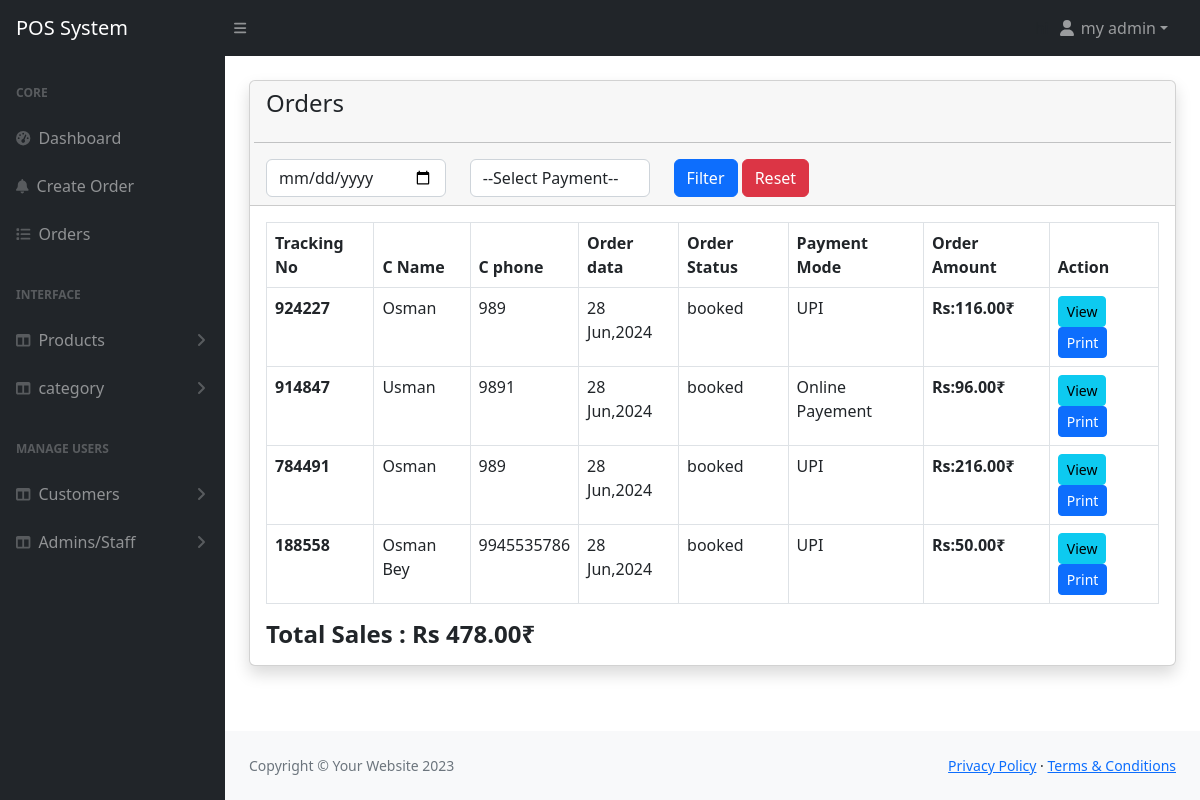
Screenshot of /admin/orders.php (signed in) with the database file from the repository.
### tables this page shows
CREATE TABLE `orders` (
  `id` int(11) NOT NULL,
  `customer_id` int(11) NOT NULL,
  `tracking_no` varchar(100) NOT NULL,
  `invoice_no` varchar(100) NOT NULL,
  `total_amount` varchar(100) NOT NULL,
  `order_date` date NOT NULL,
  `order_status` varchar(100) DEFAULT NULL,
  `payment_mode` varchar(100) NOT NULL COMMENT 'cash or online',
  `order_placed_by_id` int(11) NOT NULL
);

CREATE TABLE `customers` (
  `id` int(11) NOT NULL,
  `name` varchar(255) NOT NULL,
  `email` varchar(255) DEFAULT NULL,
  `phone` varchar(255) DEFAULT NULL,
  `status` tinyint(1) NOT NULL DEFAULT 0 COMMENT '0=visible 1=hidden',
  `created_at` date NOT NULL DEFAULT current_timestamp()
);

### admin/orders.php (the view, shortened to what this page needs)
<?php include('assets/includes/header.php');?>
<div class="container-fluid px-4">
  <div class="card mt-4 shadow">
    <div class="card-header">
          <div class="row">
            <div class="col-md-4">
            <h4 class="mb-0">Orders</h4><br>
            </div>
            <hr>
            <div class="col-md-8">
              <form action="" method="GET">
                 <div class="row">
                  <div class="col-md-4">
                    <input type="date"
                    class="form-control"
                    name="date" value="<?=isset($_GET['date']) == true ? $_GET['date']:'' ?>";
                    />
                  </div>
                  <div class="col-md-4">
                    <select name="payment_status" class="form-control">
                      <option value=""
                      >--Select Payment--</option>
                    </select>
                  </div>
                  <div class="col-md-4">
                    <button class="btn btn-primary">Filter</button>
                    <a href="orders.php" class="btn btn-danger">Reset</a>
                  </div>
                 </div>
              </form>
            </div>
          </div>
    </div>
    <div class="card-body">
        <?php
        if(isset($_GET['date'])||isset($_GET['payment_status'])){
          $orderDate =validate($_GET['date']);
          $payment_status =validate($_GET['payment_status']);
          if($orderDate!=''&& $payment_status=='' ){
            $query=" SELECT o.*, c.* FROM orders o , customers c
             WHERE c.id=o.customer_id AND o.order_date='$orderDate'  ORDER BY o.id DESC";
          }elseif($orderDate == ''&& $payment_status!=''){
            $query=" SELECT o.*, c.* FROM orders o , customers c
             WHERE c.id=o.customer_id AND o.payment_mode='$payment_status' ORDER BY o.id DESC";
          }elseif($orderDate != ''&& $payment_status!=''){
            $query=" SELECT o.*, c.* FROM orders o , customers c
             WHERE c.id=o.customer_id AND o.order_date='$orderDate' AND o.payment_mode='$payment_status' ORDER BY o.id DESC";
          }else{
            $query=" SELECT o.*, c.* FROM orders o , customers c
          WHERE c.id=o.customer_id ORDER BY o.id DESC";
          }
        }else{
          $query=" SELECT o.*, c.* FROM orders o , customers c
          WHERE c.id=o.customer_id ORDER BY o.id DESC";
        }
        $total=0;
         $orders=mysqli_query($conn,$query);
         if($orders){
            if(mysqli_num_rows($orders)>0)
              {
                ?>
                <table class="table table-stripped table-bordered align-items-center justify-content-center">
                    <thead>
                        <tr>
                            <th>Tracking No</th>
                            <th>C Name</th>
                            <th>C phone</th>
                            <th>Order data</th>
                            <th>Order Status</th>
                            <th>Payment Mode</th>
                            <th>Order Amount</th>
                            <th>Action</th>
                        </tr>
                    </thead>
                    <tbody>
                        <?php foreach($orders as $item): ?>
                            <tr>
                                <td class="fw-bold"> <?= $item['tracking_no']; ?></td>
                                <td > <?= $item['name']; ?></td>
                                <td > <?= $item['phone']; ?></td>
                                <td > <?= date('d M,Y',strtotime($item['order_date'])) ;?></td>
                                <td > <?= $item['order_status'];?></td>
                                <td > <?= $item['payment_mode'];?></td>
                                <td  class="fw-bold" > Rs:<?= $item['total_amount']; number_format($total+=$item['total_amount'],0);?>.00₹</td>
                                <td >
                                    <a href="orders-view.php?track=<?= $item['tracking_no']; ?>" class="btn btn-info mb-0 px-2 btn-sm">View</a>
                                    <a href="orders-view-print.php?track=<?= $item['tracking_no'];  ?>" class="btn btn-primary mb-0 px-2 btn-sm">Print</a>
                                </td>
                            </tr>
                        <?php   endforeach; ?>
                    </tbody>
                </table>
                <div class="col-md-4">
            <h4 class="mb-0 fw-bold">Total Sales : Rs <?= $_SESSION['total']=$total;?>.00₹</h4>
            </div>
                <?php
              }else{
                echo '<h5>No orders Found</h5>';
              }
         }else{
            echo '<h5>Something Went Wrong</h5>';
         }
        ?>
    </div>
  </div>
</div>
<?php include('assets/includes/footer.php');?>

### admin/assets/includes/header.php (shortened to what this page needs)
<!DOCTYPE html>
<html lang="en">
    <head>
        <link href="https://cdn.jsdelivr.net/npm/simple-datatables@7.1.2/dist/style.min.css" rel="stylesheet" />
        <link href="https://cdn.jsdelivr.net/npm/select2@4.1.0-rc.0/dist/css/select2.min.css" rel="stylesheet" />
        <link href="assets/css/styles.css" rel="stylesheet" />
        <link href="assets/css/custom.css" rel="stylesheet" />
        <link rel="stylesheet" href="//cdn.jsdelivr.net/npm/alertifyjs@1.14.0/build/css/themes/default.min.css"/>
        <link rel="stylesheet" href="//cdn.jsdelivr.net/npm/alertifyjs@1.14.0/build/css/alertify.min.css"/>
    </head>
    <body class="sb-nav-fixed">
      <?php include('navbar.php');?>
      <div id="layoutSidenav">
         <?php include('sidebar.php');?>
             <div id="layoutSidenav_content">
                 <main>

### admin/assets/includes/navbar.php (shortened to what this page needs)
<nav class="sb-topnav navbar navbar-expand navbar-dark bg-dark">
            <a class="navbar-brand ps-3" href="index.html">POS System</a>
            <button class="btn btn-link btn-sm order-1 order-lg-0 me-4 me-lg-0" id="sidebarToggle" href="#!"><i class="fas fa-bars"></i></button>
            <ul class="navbar-nav ms-auto ms-md-0 me-3 me-lg-4">
                <li class="nav-item dropdown">
                    <a class="nav-link dropdown-toggle" id="navbarDropdown" href="#" role="button" data-bs-toggle="dropdown" aria-expanded="false"><i class="fas fa-user fa-fw"></i>
                    <?= $_SESSION['loggedInUser']['name']?></a>
                </li>
            </ul>
        </nav>

### admin/assets/includes/sidebar.php (shortened to what this page needs)
<div id="layoutSidenav_nav">
                <nav class="sb-sidenav accordion sb-sidenav-dark" id="sidenavAccordion">
                    <div class="sb-sidenav-menu">
                        <div class="nav">
                            <div class="sb-sidenav-menu-heading">Core</div>
                            <a class="nav-link" href="index.php">
                                <div class="sb-nav-link-icon"><i class="fas fa-tachometer-alt"></i></div>
                                Dashboard
                            </a>
                            <a class="nav-link" href="orders-create.php">
                                <div class="sb-nav-link-icon"><i class="fas fa-bell"></i></div>
                                Create Order
                            </a>
                            <a class="nav-link" href="orders.php">
                                <div class="sb-nav-link-icon"><i class="fas fa-list"></i></div>
                                Orders
                            </a>
                            <div class="sb-sidenav-menu-heading">Interface</div>
                            <a class="nav-link collapsed" href="#"
                            data-bs-toggle="collapse"
                            data-bs-target="#collapseProducts" aria-expanded="false"
                            aria-controls="collapseProducts">
                                <div class="sb-nav-link-icon"><i class="fas fa-columns"></i></div>
                                Products
                                <div class="sb-sidenav-collapse-arrow"><i class="fas fa-angle-down"></i></div>
                            </a>
                            <a class="nav-link collapsed" href="#"
                            data-bs-toggle="collapse"
                            data-bs-target="#collapseCatogery" aria-expanded="false"
                            aria-controls="collapseCatogery">
                                <div class="sb-nav-link-icon"><i class="fas fa-columns"></i></div>
                                category
                                <div class="sb-sidenav-collapse-arrow"><i class="fas fa-angle-down"></i></div>
                            </a>
                            <div class="sb-sidenav-menu-heading">Manage users</div>
                            <a class="nav-link collapsed" href="#"
                             data-bs-toggle="collapse"
                             data-bs-target="#collapseCustomer" aria-expanded="false" aria-controls="collapseCustomer">
                                <div class="sb-nav-link-icon"><i class="fas fa-columns"></i></div>
                                Customers
                                <div class="sb-sidenav-collapse-arrow"><i class="fas fa-angle-down"></i></div>
                            </a>
                            <a class="nav-link collapsed" href="#"
                             data-bs-toggle="collapse"
                             data-bs-target="#collapseAdmins" aria-expanded="false" aria-controls="collapseAdmins">
                                <div class="sb-nav-link-icon"><i class="fas fa-columns"></i></div>
                                Admins/Staff
                                <div class="sb-sidenav-collapse-arrow"><i class="fas fa-angle-down"></i></div>
                            </a>
                        </div>
                    </div>
                </nav>
            </div>

### admin/assets/includes/footer.php (shortened to what this page needs)
</main>
                <footer class="py-4 bg-light mt-auto">
                    <div class="container-fluid px-4">
                        <div class="d-flex align-items-center justify-content-between small">
                            <div class="text-muted">Copyright &copy; Your Website 2023</div>
                            <div>
                                <a href="#">Privacy Policy</a>
                                &middot;
                                <a href="#">Terms &amp; Conditions</a>
                            </div>
                        </div>
                    </div>
                </footer>
            </div>
        </div>
    </body>
</html>

### rows the page displays
orders: tracking_no "924227", customer.name "Osman", customer.phone "989", order_date "28 Jun,2024", order_status "booked", payment_mode "UPI", total_amount "116"
orders: tracking_no "914847", customer.name "Usman", customer.phone "9891", order_date "28 Jun,2024", order_status "booked", payment_mode "Online Payement", total_amount "96"
orders: tracking_no "784491", customer.name "Osman", customer.phone "989", order_date "28 Jun,2024", order_status "booked", payment_mode "UPI", total_amount "216"
orders: tracking_no "188558", customer.name "Osman Bey", customer.phone "9945535786", order_date "28 Jun,2024", order_status "booked", payment_mode "UPI", total_amount "50"

### other values shown
$_SESSION['loggedInUser']['name'] "my admin"
$_SESSION['total']=$total "478"
